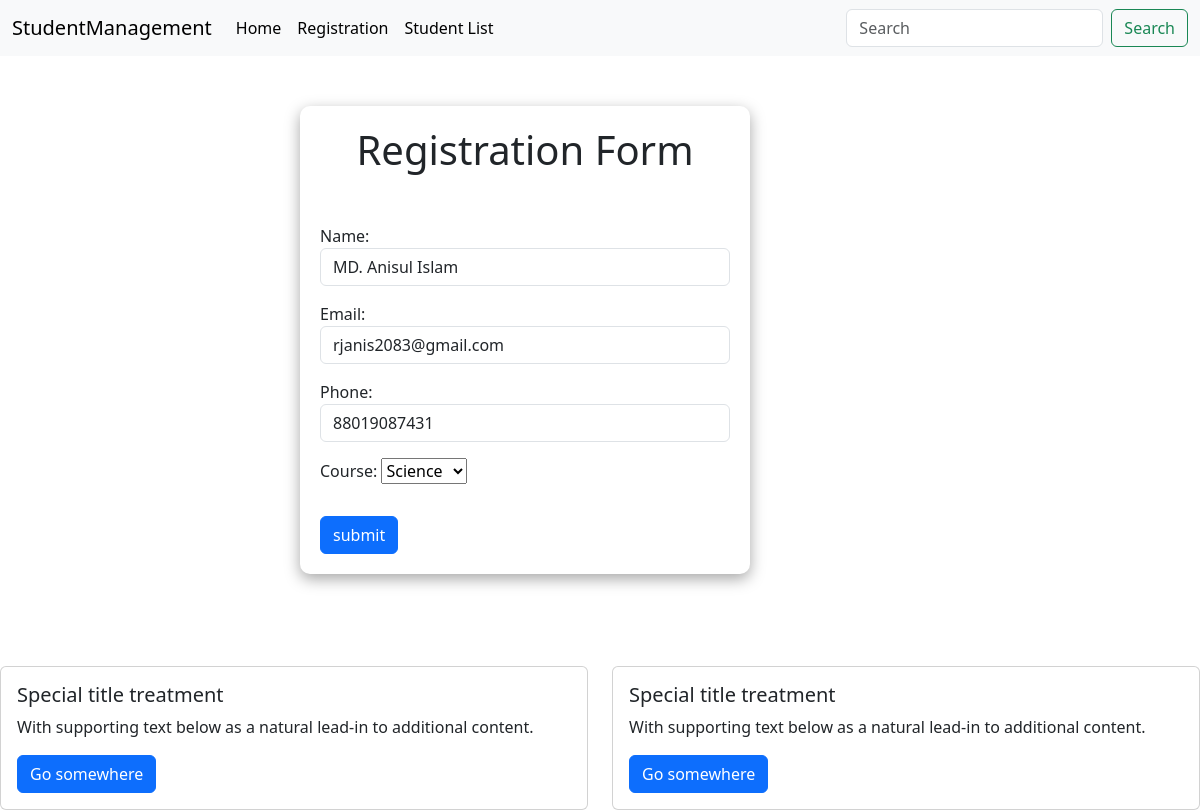
Page /update_student/1/ on the committed database.
### core/models.py (models this page shows, shortened)
class StudentModel(models.Model):
    class CourseChoice(models.TextChoices):
        MATH = 'Math', 'Math',
        ENGLISH = 'English', 'English',
        HISTORY = 'History', 'History',
        SICENCE = 'Science', 'Science',
        PHYSICES = 'Physices', 'Physices'
    id = models.IntegerField(primary_key = True)
    name = models.CharField(max_length=50)
    email = models.EmailField(max_length=254)
    phone = models.CharField(max_length=11)
    course = models.CharField(max_length=100, choices = CourseChoice.choices, default = CourseChoice.SICENCE)
    created_at = models.DateTimeField(auto_now_add=True)
    updated_at = models.DateTimeField(auto_now=True)

### core/views.py (the view, shortened to what this page needs)
# urls.py: path('update_student/<int:pk>/', views.StudentUpdateView.as_view(), name = 'update_student'),
class StudentUpdateView(UpdateView):
    model = StudentModel
    form_class = StudentModelForm
    template_name = 'students/student_register.html'
    success_url = reverse_lazy('student_list')

### core/forms.py
class StudentModelForm(forms.ModelForm):
    class Meta:
        model = StudentModel
        fields = ['name', 'email', 'phone', 'course']
    name = forms.CharField(max_length=50, widget=forms.TextInput(attrs={'class': 'form-control', 'placeholder': 'Enter your name'}))
    email = forms.EmailField(widget=forms.EmailInput(attrs={'class': 'form-control', 'placeholder': 'Enter your email'}))
    phone = forms.CharField(max_length=11, widget=forms.TextInput(attrs={'class': 'form-control', 'placeholder': 'Enter your phone number'}))

### core/templates/students/student_register.html (shortened to what this page needs)
{% extends 'base.html' %}
{% block content %}
   <div style="width: 50%;height: 70vh; margin: auto;">
    <div style="width: 450px; box-shadow: 0px 5px 15px rgba(0, 0, 0, 0.35); padding: 20px 20px; border-radius: 10px;">
        <h1 style="margin-bottom: 50px; text-align: center;">Registration Form</h1>
        <form method="post">
            {{form.as_p}}
            <button type="submit" class="btn btn-primary btn-md mt-3">submit</button>
        </form>
    </div>
   </div>
{% endblock content %}

### rows in the picture
StudentModel: name "MD. Anisul Islam", email "rjanis2083@gmail.com", phone "88019087431", course "Science"
